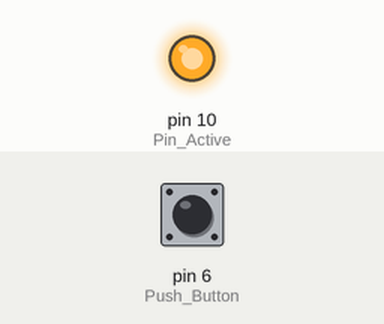
The sketch below on a simulated Arduino Uno, built with avr-gcc and run on an emulated ATmega328P. Parts: output pins drawn as LEDs (lit = HIGH). The inputs (shaded band) are chosen by the test bench; at power-on: pin 6 (Push_Button) HIGH. What the sketch prints to the serial monitor is not drawn.

Above: at 1.2 s.
1.3 s: pin 6 (Push_Button) pulled LOW for 0.15 s
At 1.38 s:
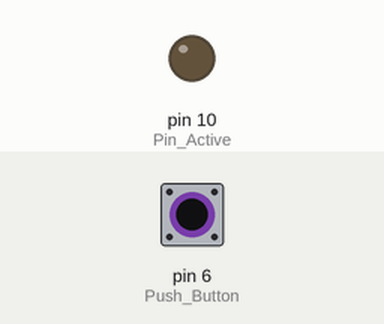
2.9 s: pin 6 (Push_Button) pulled LOW for 3.2 s
At 7.1 s:
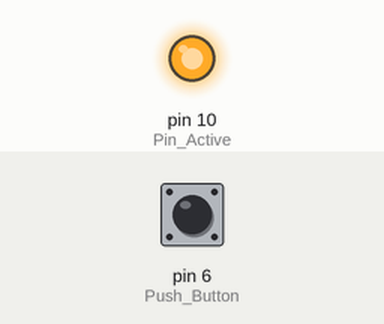
Timing chart, 0 to 8.6 s (numbered marks = the images above; inputs shaded):
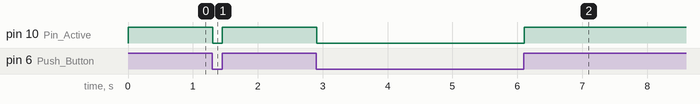

The sketch:

PushButton_ActiveBuzzer.ino
```cpp
int Push_Button = 6;
int Pin_Active = 10;

void setup(){
  Serial.begin(9600);
  pinMode(Push_Button, INPUT);
  pinMode(Pin_Active, OUTPUT);
}

void loop(){
  int ButtonValue = digitalRead(Push_Button);
  Serial.println(ButtonValue);
  if(ButtonValue == 0){
    digitalWrite(Pin_Active, LOW);
    }else{
    digitalWrite(Pin_Active, HIGH);
  }
}
```

Measured:
- after the input at 1.3 s, pin 10 (Pin_Active): HIGH → LOW at once, → HIGH 0.15 s later
- after the input at 2.9 s, pin 10 (Pin_Active): HIGH → LOW at once, → HIGH 3.2 s later
